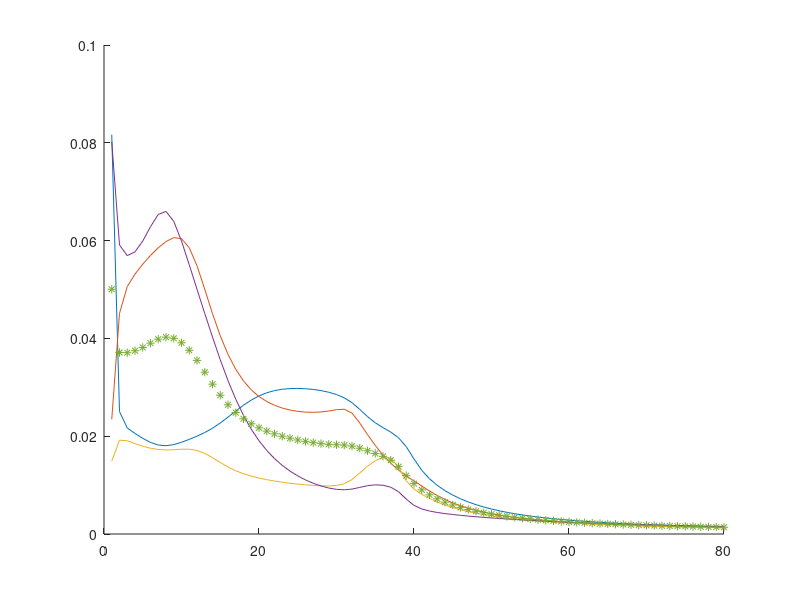

Write MATLAB code to recreate this figure.
clear all;
%Ex-Or function Generaation
alpha = 0.1;
%Training Set
x = [0,0,1,1;
     0,1,0,1];
x = (x-0.5)./0.5;
%Original output
y = [0,1,1,0];

%Initial Weights
w12 = [0.1 0.2; 0.3 0.4; 0.5 0.6];
w23 = [0.7;0.8;0.9];

cost = zeros(4,80);

for i= 1:80
  for j= 1:4
    for k= 1:100
    %Feedforward Path
    a1 = [1;x(:,j)];    %Inserting bias
    z2 = a1' * w12;         %Layer 2
    a2 = 1 ./ (1+exp(-z2)); %Layer 2
    a2 = [1 a2]';       %Inserting bias
    z3 = a2' * w23;     %Layer 3
    a3 = 1 ./ (1+exp(-z3));
       
    %Backward Path
    del_w23 = ((a3 - y(j))* (a3^2) * exp(-z3)) * a2;
    del_w12 = [(((a3-y(j))*((a3*a2(2))^2)*w23(2))*exp(-(z3+z2(1)))*a1 ),(((a3-y(j))*((a3*a2(3))^2)*w23(3))*exp(-(z3+z2(2)))*a1 )];
    
    %Gradient Descent
    w12 = w12 - alpha .* del_w12;
    w23 = w23 - alpha .* del_w23;
  endfor
  cost(j,i) = 0.5*((a3 - y(j))^2);
  endfor
endfor
hold on;
plot(cost(1,:));
plot(cost(2,:));
plot(cost(3,:));
plot(cost(4,:));
plot(mean(cost),'*');
hold off;
     